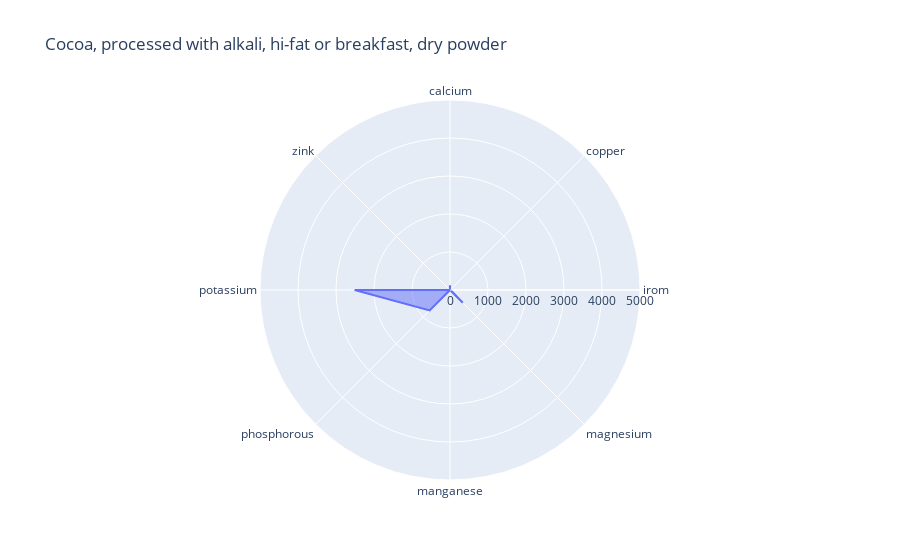

Notebook cell for this chart:
### Code cell
idx = 5791
print(df[minerals].iloc[idx].sum())
fig = px.line_polar(pd.DataFrame(dict(r=df[minerals].iloc[idx],theta=minerals)), 
                    r='r', theta='theta', line_close=True, title=names[idx], range_r=(0,5000))
fig.update_traces(fill='toself')

### Figure 1 — Plotly figure (JSON) as saved in the notebook; plotly's stock layout.template omitted (floating-point values rounded to 4 significant figures)
{"data": [{"fill": "toself", "hovertemplate": "r=%{r}<br>theta=%{theta}<extra></extra>", "legendgroup": "", "line": {"color": "#636efa", "dash": "solid"}, "mode": "lines", "name": "", "r": [122, 3.61, 14.5, 476, 0, 758, 2509, 6.7, 122], "showlegend": false, "subplot": "polar", "theta": ["calcium", "copper", "irom", "magnesium", "manganese", "phosphorous", "potassium", "zink", "calcium"], "type": "scatterpolar"}], "layout": {"legend": {"tracegroupgap": 0}, "polar": {"angularaxis": {"direction": "clockwise", "rotation": 90}, "domain": {"x": [0, 1], "y": [0, 1]}, "radialaxis": {"range": [0, 5000]}}, "title": {"text": "Cocoa, processed with alkali, hi-fat or breakfast, dry powder"}}}
